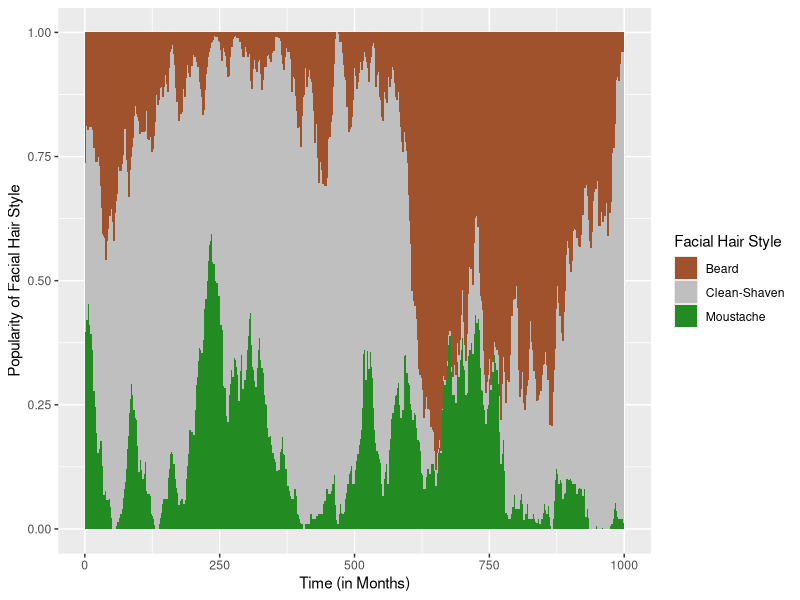

This figure's R source:
## ---- chunk 1
knitr::opts_chunk$set(echo = TRUE)
## ---- chunk 2

library(ggplot2)

## ---- chunk 3

#Population Size#
#The number of agents to generate
popSize<-100



#Proportion of Hipsters#
#The proportion of agents who adopt an anticonformity strategy
propHipsters<-.01



#Probability of Hairstyle Change#
#The probability agents will change their facial hairstyle each month
pChange<-.33



#Social Group Size#
#The size of each agent's social group
groupSize<-30



#Months#
#Number of months to simulate
months<-1000

## ---- chunk 4

#Agent Generation#
#A function to generate agents
agentGenerate<-function(n,p){
  
  #Generate agent conformity strategies
  strategy<-c(rep("conformist",(1-p)*n),rep("hipster",p*n))
  
  #Generate agent facial hair styles
  facialHair<-sample(c("beard","clean","stash"),n,replace=T)
  
  #Put the agents together
  agents<-data.frame(strategy,facialHair)
  
  #Output the agents
  return(agents)
}



#Socialize#
#A function to generate agents social networks
socialize<-function(n,g){
  
  #Generate a blank matrix to represent the social network
  network<-matrix(0,n,n)
  
  #Loop through agents...
  for(a in 1:n){
    
    #Assign each agent a random number of agents whom they "know"
    network[a,sample((1:n)[-a],g)]<-1
    
  }
  
  #Output the agents' social network
  return(network)
  
}

## ---- chunk 5

#Generate the agents
agents<-agentGenerate(popSize,propHipsters)

#Generate the agents' social network
network<-socialize(popSize,groupSize)

#Make a blank dataframe to store model results
results<-data.frame("time"=1:months,
           "style"=rep(c("beard","clean","stash"),each=months),
           "prop"=NA
           )

#Loop through months
for(m in 1:months){
  
  
  #Assess#
  
  #Generate a blank matrix to store popularity of each facial hair type in each agent's social network
  propStyle<-matrix(NA,popSize,3)
  
  #Loop through agents...
  for(a in 1:popSize){
    
    #Compute the proportion of other agents in agent a's social network wearing each facial hair style
    propStyle[a,1]<-mean(agents$facialHair[network[a,]==1]=="beard")
    propStyle[a,2]<-mean(agents$facialHair[network[a,]==1]=="clean")
    propStyle[a,3]<-mean(agents$facialHair[network[a,]==1]=="stash")

  }
  
  
  
  #Switch#
  
  #Loop through agents...
  for(a in 1:popSize){
    
    #If the agent decides to change their facial hair...
    if(rbinom(1,1,pChange)){
      
      if(agents$strategy[a]=="conformist"){
        #Have the agent pick a hairstyle in proportion to popularity in their network
        agents$facialHair[a]<-sample(c("beard","clean","stash"),1,
               prob=propStyle[a,])
        
      } else {
        
        #Have the agent pick a hairstyle in proportion to unpopularity in their network
        agents$facialHair[a]<-sample(c("beard","clean","stash"),1,
               prob=1-propStyle[a,])
        
      }
      
    }
     
  }
  
  #Store the proportion of agents wearing each facial hair style at each month
  results$prop[results$time==m &
                 results$style=="beard"]<-mean(agents$facialHair=="beard")
  results$prop[results$time==m & 
                 results$style=="clean"]<-mean(agents$facialHair=="clean")
  results$prop[results$time==m &
                 results$style=="stash"]<-mean(agents$facialHair=="stash")

}


## ---- chunk 6

p1<-ggplot(data=results,
           aes(x=time,
               y=prop,
               fill=style)
           )+
  labs(x="Time (in Months)",
       y="Popularity of Facial Hair Style",
       fill="Facial Hair Style")+
  scale_fill_manual(labels=c("Beard","Clean-Shaven","Moustache"),
                    values=c("sienna","grey75","forestgreen"))+
  geom_area()

p1

